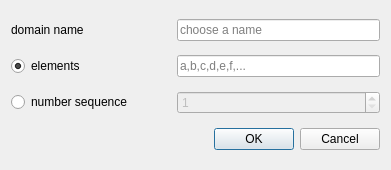
<?xml version="1.0" encoding="UTF-8"?>
<ui version="4.0">
 <class>NewDomainDialog</class>
 <widget class="QDialog" name="NewDomainDialog">
  <property name="geometry">
   <rect>
    <x>0</x>
    <y>0</y>
    <width>391</width>
    <height>170</height>
   </rect>
  </property>
  <property name="minimumSize">
   <size>
    <width>390</width>
    <height>170</height>
   </size>
  </property>
  <property name="maximumSize">
   <size>
    <width>600</width>
    <height>170</height>
   </size>
  </property>
  <property name="windowTitle">
   <string>New Domain</string>
  </property>
  <layout class="QGridLayout" name="gridLayout">
   <item row="1" column="5">
    <widget class="QLineEdit" name="elementsEdit">
     <property name="text">
      <string/>
     </property>
     <property name="placeholderText">
      <string>a,b,c,d,e,f,...</string>
     </property>
    </widget>
   </item>
   <item row="0" column="3" alignment="Qt::AlignRight">
    <widget class="QLabel" name="domainAlert">
     <property name="sizePolicy">
      <sizepolicy hsizetype="Fixed" vsizetype="Fixed">
       <horstretch>0</horstretch>
       <verstretch>0</verstretch>
      </sizepolicy>
     </property>
     <property name="minimumSize">
      <size>
       <width>20</width>
       <height>20</height>
      </size>
     </property>
     <property name="maximumSize">
      <size>
       <width>20</width>
       <height>20</height>
      </size>
     </property>
     <property name="text">
      <string/>
     </property>
    </widget>
   </item>
   <item row="1" column="1">
    <widget class="QRadioButton" name="radioButtonText">
     <property name="text">
      <string>elements</string>
     </property>
     <property name="checked">
      <bool>true</bool>
     </property>
    </widget>
   </item>
   <item row="2" column="5">
    <widget class="QSpinBox" name="spinBox">
     <property name="enabled">
      <bool>false</bool>
     </property>
     <property name="minimum">
      <number>1</number>
     </property>
     <property name="maximum">
      <number>999</number>
     </property>
    </widget>
   </item>
   <item row="0" column="5">
    <widget class="QLineEdit" name="domainEdit">
     <property name="text">
      <string/>
     </property>
     <property name="placeholderText">
      <string>choose a name</string>
     </property>
    </widget>
   </item>
   <item row="3" column="1" colspan="5">
    <widget class="QDialogButtonBox" name="buttonBox">
     <property name="orientation">
      <enum>Qt::Horizontal</enum>
     </property>
     <property name="standardButtons">
      <set>QDialogButtonBox::Cancel|QDialogButtonBox::Ok</set>
     </property>
    </widget>
   </item>
   <item row="0" column="1" colspan="2">
    <widget class="QLabel" name="domainLabel">
     <property name="text">
      <string>domain name</string>
     </property>
    </widget>
   </item>
   <item row="2" column="1">
    <widget class="QRadioButton" name="radioButtonSpin">
     <property name="text">
      <string>number sequence</string>
     </property>
     <property name="checked">
      <bool>false</bool>
     </property>
    </widget>
   </item>
   <item row="1" column="2" colspan="2" alignment="Qt::AlignRight">
    <widget class="QLabel" name="elementsAlert">
     <property name="sizePolicy">
      <sizepolicy hsizetype="Fixed" vsizetype="Fixed">
       <horstretch>0</horstretch>
       <verstretch>0</verstretch>
      </sizepolicy>
     </property>
     <property name="minimumSize">
      <size>
       <width>20</width>
       <height>20</height>
      </size>
     </property>
     <property name="maximumSize">
      <size>
       <width>20</width>
       <height>20</height>
      </size>
     </property>
     <property name="text">
      <string/>
     </property>
    </widget>
   </item>
  </layout>
 </widget>
 <tabstops>
  <tabstop>domainEdit</tabstop>
  <tabstop>radioButtonText</tabstop>
  <tabstop>elementsEdit</tabstop>
  <tabstop>radioButtonSpin</tabstop>
  <tabstop>spinBox</tabstop>
  <tabstop>buttonBox</tabstop>
 </tabstops>
 <resources/>
 <connections>
  <connection>
   <sender>buttonBox</sender>
   <signal>accepted()</signal>
   <receiver>NewDomainDialog</receiver>
   <slot>accept()</slot>
   <hints>
    <hint type="sourcelabel">
     <x>254</x>
     <y>160</y>
    </hint>
    <hint type="destinationlabel">
     <x>157</x>
     <y>274</y>
    </hint>
   </hints>
  </connection>
  <connection>
   <sender>buttonBox</sender>
   <signal>rejected()</signal>
   <receiver>NewDomainDialog</receiver>
   <slot>reject()</slot>
   <hints>
    <hint type="sourcelabel">
     <x>322</x>
     <y>160</y>
    </hint>
    <hint type="destinationlabel">
     <x>286</x>
     <y>274</y>
    </hint>
   </hints>
  </connection>
  <connection>
   <sender>radioButtonText</sender>
   <signal>toggled(bool)</signal>
   <receiver>elementsEdit</receiver>
   <slot>setEnabled(bool)</slot>
   <hints>
    <hint type="sourcelabel">
     <x>53</x>
     <y>71</y>
    </hint>
    <hint type="destinationlabel">
     <x>378</x>
     <y>71</y>
    </hint>
   </hints>
  </connection>
  <connection>
   <sender>radioButtonSpin</sender>
   <signal>toggled(bool)</signal>
   <receiver>spinBox</receiver>
   <slot>setEnabled(bool)</slot>
   <hints>
    <hint type="sourcelabel">
     <x>93</x>
     <y>107</y>
    </hint>
    <hint type="destinationlabel">
     <x>378</x>
     <y>109</y>
    </hint>
   </hints>
  </connection>
  <connection>
   <sender>radioButtonText</sender>
   <signal>toggled(bool)</signal>
   <receiver>spinBox</receiver>
   <slot>setDisabled(bool)</slot>
   <hints>
    <hint type="sourcelabel">
     <x>57</x>
     <y>71</y>
    </hint>
    <hint type="destinationlabel">
     <x>378</x>
     <y>109</y>
    </hint>
   </hints>
  </connection>
  <connection>
   <sender>radioButtonSpin</sender>
   <signal>toggled(bool)</signal>
   <receiver>elementsEdit</receiver>
   <slot>setDisabled(bool)</slot>
   <hints>
    <hint type="sourcelabel">
     <x>91</x>
     <y>107</y>
    </hint>
    <hint type="destinationlabel">
     <x>378</x>
     <y>71</y>
    </hint>
   </hints>
  </connection>
 </connections>
</ui>
